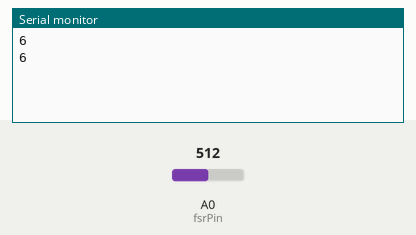
A sketch run on a simulated Arduino Uno, built with avr-gcc and run on an emulated ATmega328P. On the bench: the last lines printed to the serial monitor. Inputs (shaded band) come from the test bench; at power-on: A0 (fsrPin) = 512.

Above: at 1.8 s.
1.9 s: A0 (fsrPin) set to 716
At 2.8 s:
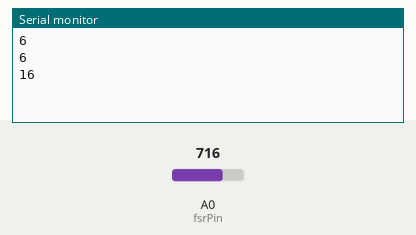
3.4 s: A0 (fsrPin) set to 900
At 4.7 s:
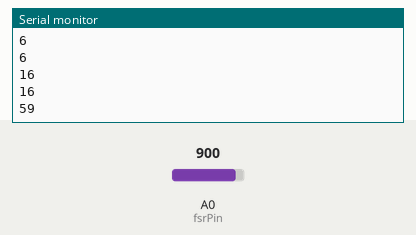
Timing chart, 0 to 6.4 s (numbered marks = the images above; inputs shaded):
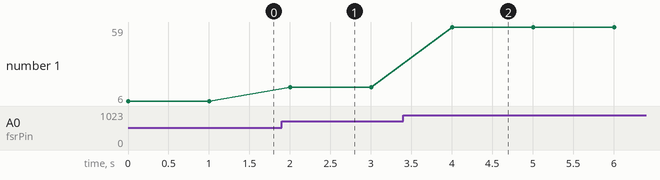

The sketch:

Pressure_4mmPads.ino
```cpp
int fsrPin = 0;
int fsrReading;
int fsrVoltage;
unsigned long fsrResistance;
unsigned long FSR;
unsigned long fsrPressure;

#include <math.h>

void setup(void){Serial.begin(9600);}


void loop(void){
        fsrReading = analogRead(fsrPin);
        fsrVoltage = map(fsrReading, 0, 1023, 0, 5000);

        if(fsrVoltage == 0){
            Serial.println(fsrPin);
        } else{
            //Voltage = VCC*R/(R+FSR) where R = 10k and Vcc = 5v
            fsrResistance = 5000-fsrVoltage;
            fsrResistance *=10000;
            fsrResistance /=fsrVoltage;


            fsrPressure = 214386*pow(fsrResistance,-1.135);

            Serial.println(fsrPressure);

        }

        delay(1000);


}
```

Measured:
- after the input at 1.9 s, the serial monitor: prints a new line after 0.10 s (image 1)
- after the input at 3.4 s, the serial monitor: prints a new line after 0.60 s (image 2)
- plotted number 1: 6 → 16 after the input at 1.9 s, 16 → 59 after the input at 3.4 s
